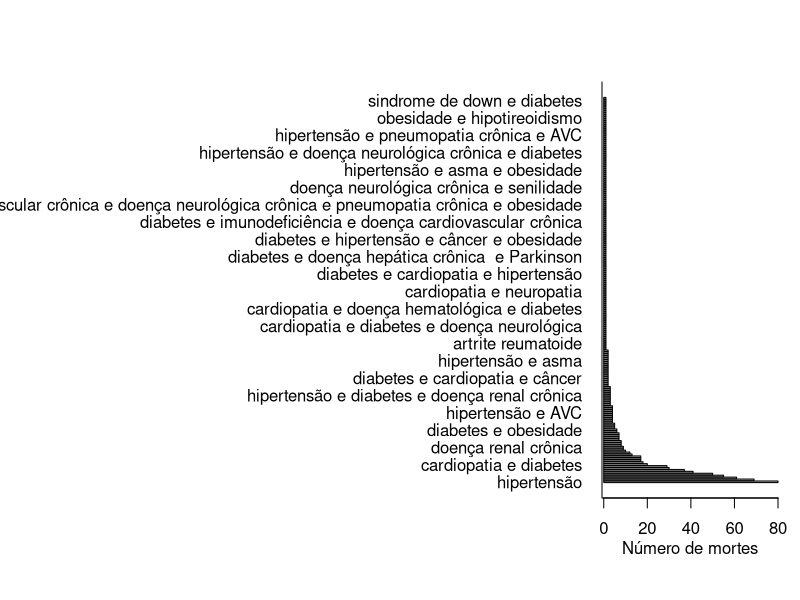

Write R code to recreate this figure.
# Instalando biblioteca readxl para importar para o R arquivos com extensão .xls ou .xlsx.
if (!("readxl") %in% installed.packages()) install.packages("readxl")

# Carregando a biblioteca
library(readxl)
covid_19_bauru_mortes <- read_excel("./dados/covid_19_bauru_mortes.xlsx")
comorbidades <- table(covid_19_bauru_mortes$comorbidade)

par(mar=c(5,30,4,1)+.1)
barplot(sort(comorbidades, decreasing=TRUE),
        horiz = TRUE,
        las = 1)
mtext(side = 1, text = "Número de mortes", line = 2)
box(bty = "L")